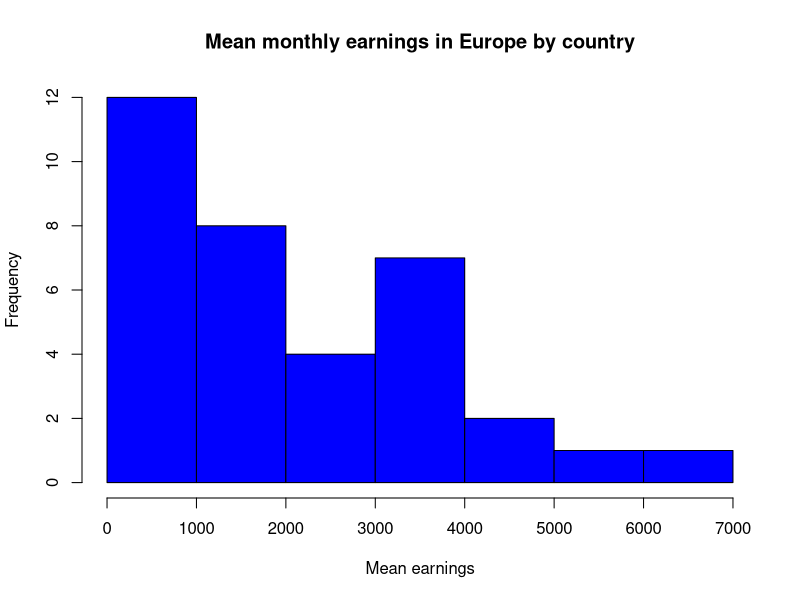
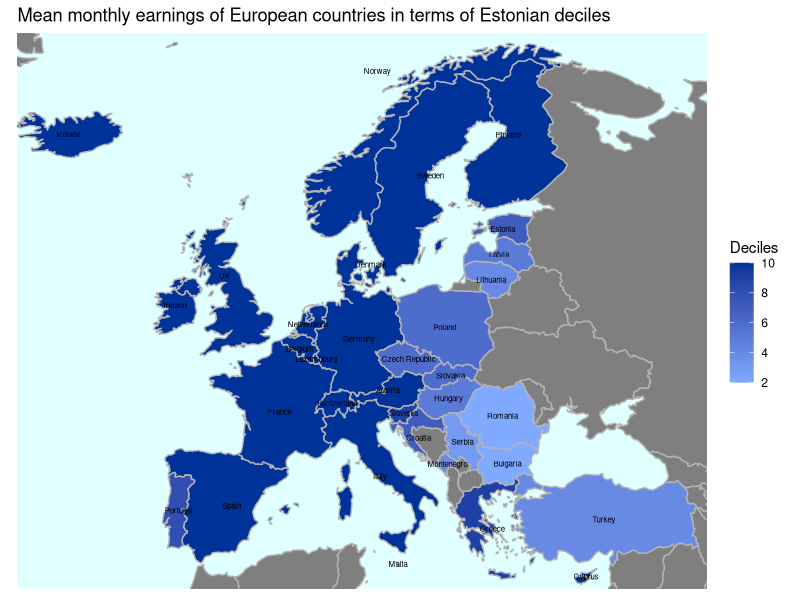

Recreate these plots in R, in order.
library(plyr)
library(dplyr)
library(gridExtra)
library(maps)
library(ggplot2)

#Loading datasets
eurostatData <- read.csv("earn_ses14_21/earn_ses14_21_1_Data.csv", stringsAsFactors=FALSE)
estostatData <- read.csv("WS621sm2.csv", stringsAsFactors=FALSE, header=FALSE, sep=";")


#Working with eurostat dataset

# choosing subset of data not divided by sex
dataTotal <- subset(eurostatData, SEX == "Total")
# choosing subset of data excluding groups of countries
dataTotalByCountry <- subset(dataTotal, GEO!=grep("Euro+",GEO,value=TRUE))
# converting earnings column to numeric values
earnings <- as.numeric(sub(",", "",dataTotalByCountry$Value))
# earnings <- dataTotalByCountry$Value

# print(earnings)
#printing earnings in a bar chart
# countries <- (dataTotalByCountry$GEO)
# png(file = "barchart_months_earnings.png")
# barplot(height=earnings, width=35, xlab="Country", ylab="Mean earnings", main="Mean monthly earnings in Europe by country", names.arg=countries, col="blue", las=2, cex.names=.5)
# dev.off()

png(file = "hist_monthly_earnings.png")
hist(earnings, xlab="Mean earnings", ylab="Frequency", main="Mean monthly earnings in Europe by country", col="blue")
dev.off()

#Finding mean
mean.result <- mean(earnings)
# print(paste("Mean: ", mean.result))

#Finding standard deviation
sd.result <- sd(earnings)
# print(paste("Standard deviation: ", sd.result))

#Finding median
median.result <- median(earnings)
# print(paste("Median: ", median.result))

# finding data instance with maximum earnings
maxCountryEarnings <-subset(dataTotalByCountry, earnings == max(earnings))
# print(maxCountryEarnings)

# finding data instance with minimum earnings
minCountryEarnings <-subset(dataTotalByCountry, earnings == min(earnings))
# print(minCountryEarnings)

# table with statistics
stats <- data.frame(mean.result, sd.result, median.result, minCountryEarnings$Value, maxCountryEarnings$Value)
colnames(stats) <- c("Mean", "SD", "Median", "Min", "Max")




#  Working with Estonian dataset
aveDecile <- estostatData[[3]]
deciles <- estostatData[4:12]
# Comparing european mean earnings to estonian deciles. 
findDecile <- function(x) {
	i=1
	while(deciles[[i]] < x){
		i <- i+1
		if (i==10){
			break
		}
	}
	return (i)
}
decile = sapply(earnings, findDecile)
numCountriesEarningsHigherNinthDecile = length(decile[sapply(decile, function(x) x==10)])


# Refining country names to match names from maps dataset
region <- revalue(dataTotalByCountry$GEO, c("North Macedonia" = "Macedonia", "United Kingdom" = "UK", "Czechia" = "Czech Republic", "Germany (until 1990 former territory of the FRG)" = "Germany"))
# Converting temporarily for merging with NA values
decile <- as.character(decile)
# Creating dataframe for diplaying in maps
eurData <- data.frame(region, decile)
# print(eurData)



# Using tutorial for drawing a nice map from the following article: https://medium.com/@jules.beley/making-a-map-with-eu-data-on-r-erasmus-exchanges-by-country-3f5734dcd4ff
# Working with maps
world <- map_data("world")
# Meging map table and europe data
tojoin <- as.data.frame(matrix(
          nrow = length(table(world$region)),
          ncol = 2,
          as.factor(NA),
          dimnames = list(names(table(world$region)), colnames(eurData))
  ))
tojoin$region <- rownames(tojoin)

all <- full_join(eurData, tojoin)
all <- all[order(all$region), ]

# Removing duplicates
for (i in (1:251)) {
  if (all$region[i] == all$region[i + 1]) {
    all <- all[-c(i + 1), ]
  }
}


all$decile = as.numeric(all$decile)
mapbig <- inner_join(world, all, by = "region")

# Plotting map
worldmap <- ggplot() + theme(
  panel.background = element_rect(fill = "lightcyan1",
                                  color = NA),
  panel.grid = element_blank(),
  axis.text.x = element_blank(),
  axis.text.y = element_blank(),
  axis.ticks = element_blank(),
  axis.title.x = element_blank(),
  axis.title.y = element_blank())

# Limiting to europe by coordinate limits
europe <- worldmap + coord_fixed(xlim = c(-21, 42.5),
                                 ylim = c(36, 70.1),
                                 ratio = 1.5)

cnames <- aggregate(cbind(long, lat) ~ region, data=mapbig, 
                    FUN=function(x)mean(range(x)))
# Hiding non-european countries names
hideNonEuropeanNames <- function(x) {
	if (!(x %in% region)){
        x=""
    } else {
        x=x
    }
}
cnames$region=sapply(cnames$region, hideNonEuropeanNames)
   
# Drawing the map
europe2 <- europe+ 
            geom_polygon(data = mapbig, aes(fill = decile,
                                     x = long,
                                     y = lat,
                                     group = group),
                                 color = "grey70") +
            geom_text(data=cnames, aes(long, lat, label = region), size=2 ) +
            scale_fill_gradient(name = "Deciles", low = "#80aaff", high = "#003399", na.value = "grey50") +
 labs(title = "Mean monthly earnings of European countries in terms of Estonian deciles")  


ggsave("europeMap.png")
